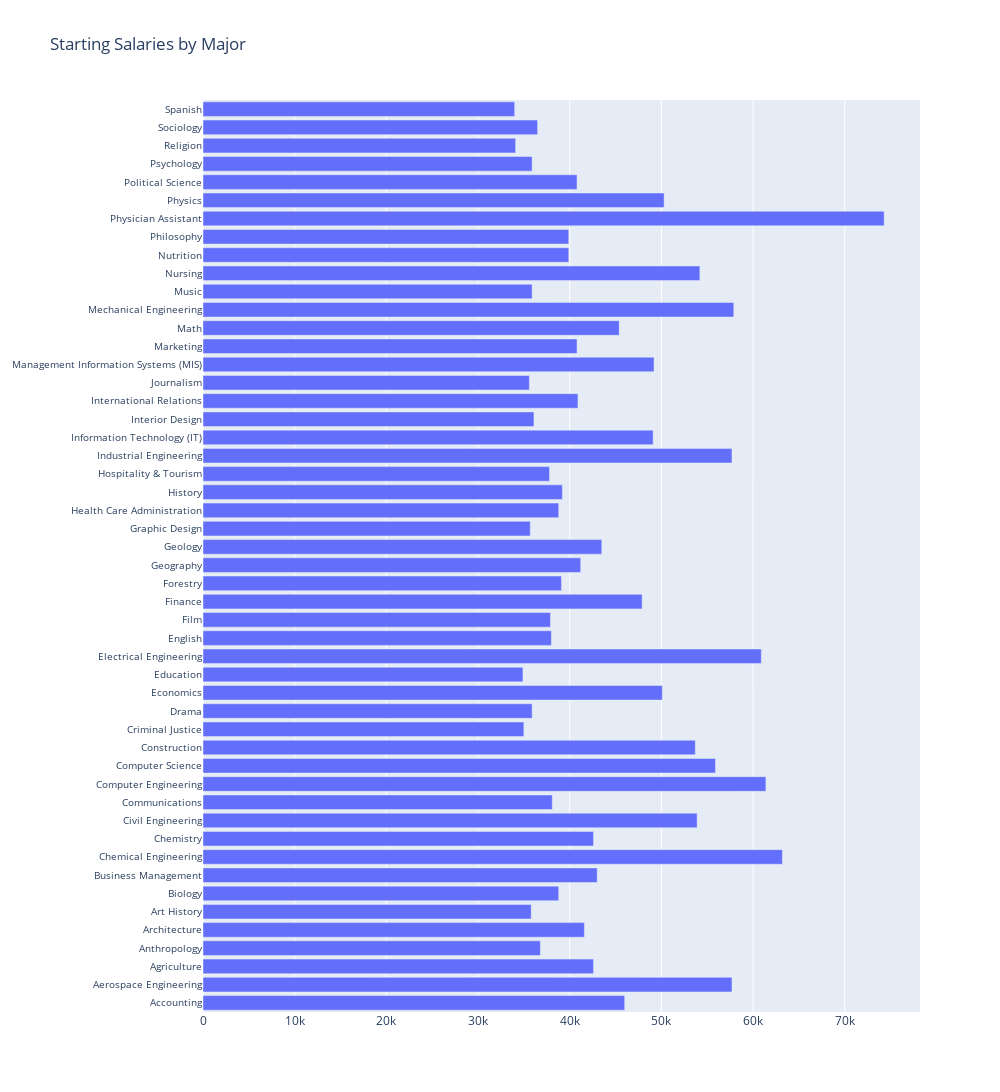

This figure's notebook cell:
### Markdown cell above
Above box plot generally reflected our pd.describe() data in a visual format.

### Code cell
# Next, let's explore the starting median salaries for each major, and the Midcareer median salaries as well. 

fig = go.Figure(go.Bar(x = df_degree.start,y = df_degree.major,orientation='h'),
                layout = go.Layout(autosize=False,width=1000,height=1200,
                                   yaxis=go.layout.YAxis(
                                       tickmode='array',
                                       automargin=True,
                                       tickfont=dict(size=10)),
                                  title = 'Starting Salaries by Major'))

fig.show()

### Figure 1 — Plotly figure (JSON) as saved in the notebook; plotly's stock layout.template omitted (floating-point values rounded to 4 significant figures)
{"data": [{"orientation": "h", "type": "bar", "x": [46000, 57700, 42600, 36800, 41600, 35800, 38800, 43000, 63200, 42600, 53900, 38100, 61400, 55900, 53700, 35000, 35900, 50100, 34900, 60900, 38000, 37900, 47900, 39100, 41200, 43500, 35700, 38800, 39200, 37800, 57700, 49100, 36100, 40900, 35600, 49200, 40800, 45400, 57900, 35900, 54200, 39900, 39900, 74300, 50300, 40800, 35900, 34100, 36500, 34000], "y": ["Accounting", "Aerospace Engineering", "Agriculture", "Anthropology", "Architecture", "Art History", "Biology", "Business Management", "Chemical Engineering", "Chemistry", "Civil Engineering", "Communications", "Computer Engineering", "Computer Science", "Construction", "Criminal Justice", "Drama", "Economics", "Education", "Electrical Engineering", "English", "Film", "Finance", "Forestry", "Geography", "Geology", "Graphic Design", "Health Care Administration", "History", "Hospitality & Tourism", "Industrial Engineering", "Information Technology (IT)", "Interior Design", "International Relations", "Journalism", "Management Information Systems (MIS)", "Marketing", "Math", "Mechanical Engineering", "Music", "Nursing", "Nutrition", "Philosophy", "Physician Assistant", "Physics", "Political Science", "Psychology", "Religion", "Sociology", "Spanish"]}], "layout": {"autosize": false, "height": 1200, "title": {"text": "Starting Salaries by Major"}, "width": 1000, "yaxis": {"automargin": true, "tickfont": {"size": 10}, "tickmode": "array"}}}
